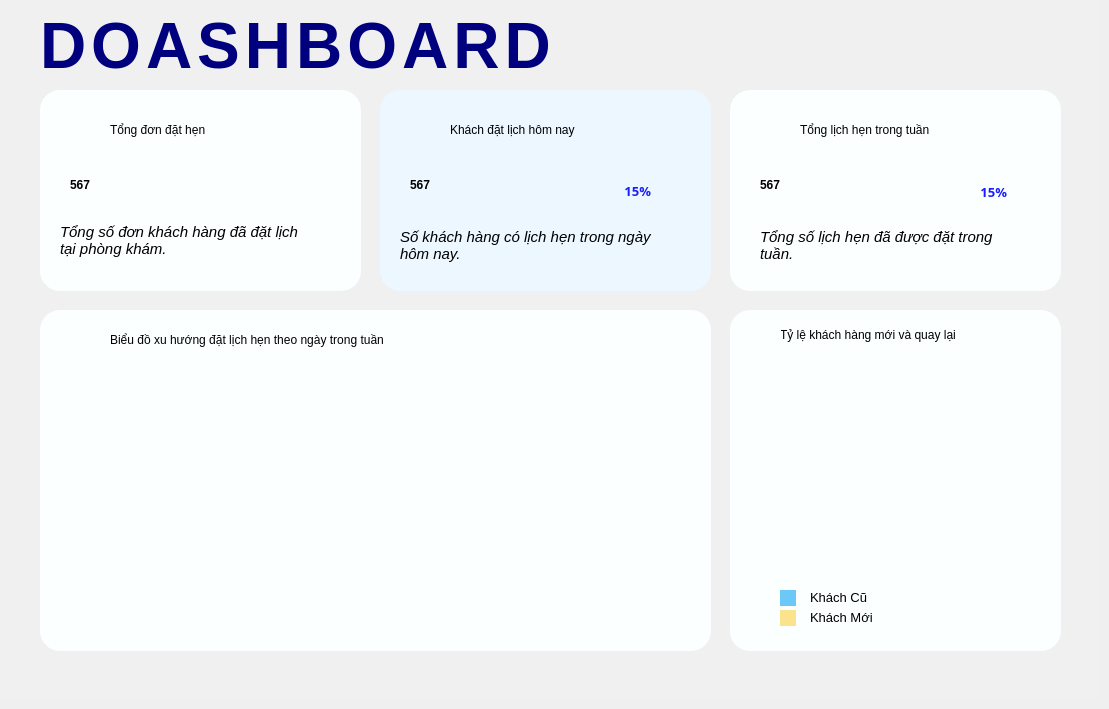
    <widget class="QWidget" name="page_2">
     <widget class="QFrame" name="frame_3">
      <property name="geometry">
       <rect>
        <x>730</x>
        <y>90</y>
        <width>331</width>
        <height>201</height>
       </rect>
      </property>
      <property name="styleSheet">
       <string notr="true">
border-radius:20px;
background-color: rgb(251, 255, 255);
</string>
      </property>
      <property name="frameShape">
       <enum>QFrame::StyledPanel</enum>
      </property>
      <property name="frameShadow">
       <enum>QFrame::Raised</enum>
      </property>
      <widget class="QLabel" name="label_25">
       <property name="geometry">
        <rect>
         <x>20</x>
         <y>20</y>
         <width>41</width>
         <height>41</height>
        </rect>
       </property>
       <property name="text">
        <string/>
       </property>
       <property name="pixmap">
        <pixmap>../../Images/Images_QLLH/ic_schedule.png</pixmap>
       </property>
       <property name="scaledContents">
        <bool>true</bool>
       </property>
      </widget>
      <widget class="QLabel" name="label_28">
       <property name="geometry">
        <rect>
         <x>70</x>
         <y>20</y>
         <width>221</width>
         <height>41</height>
        </rect>
       </property>
       <property name="styleSheet">
        <string notr="true">font: 75 13pt &quot;MS Shell Dlg 2&quot;;</string>
       </property>
       <property name="text">
        <string>&lt;html&gt;&lt;head/&gt;&lt;body&gt;&lt;p&gt;&lt;span style=&quot; font-weight:400;&quot;&gt;Tổng lịch hẹn trong tuần&lt;/span&gt;&lt;/p&gt;&lt;/body&gt;&lt;/html&gt;</string>
       </property>
      </widget>
      <widget class="QLabel" name="label_34">
       <property name="geometry">
        <rect>
         <x>30</x>
         <y>130</y>
         <width>261</width>
         <height>51</height>
        </rect>
       </property>
       <property name="styleSheet">
        <string notr="true">font: 10pt &quot;MS Shell Dlg 2&quot;;
</string>
       </property>
       <property name="text">
        <string>&lt;html&gt;&lt;head/&gt;&lt;body&gt;&lt;p&gt;&lt;span style=&quot; font-size:11pt; font-style:italic;&quot;&gt;Tổng số lịch hẹn đã được đặt trong &lt;br/&gt;tuần.&lt;/span&gt;&lt;/p&gt;&lt;/body&gt;&lt;/html&gt;</string>
       </property>
      </widget>
      <widget class="QWidget" name="widget_3" native="true">
       <property name="geometry">
        <rect>
         <x>30</x>
         <y>60</y>
         <width>251</width>
         <height>71</height>
        </rect>
       </property>
       <widget class="QLabel" name="labelTag3">
        <property name="geometry">
         <rect>
          <x>196</x>
          <y>31</y>
          <width>51</width>
          <height>21</height>
         </rect>
        </property>
        <property name="font">
         <font>
          <family>Segoe UI Black</family>
          <pointsize>10</pointsize>
          <weight>75</weight>
          <bold>true</bold>
         </font>
        </property>
        <property name="styleSheet">
         <string notr="true">color: rgb(26, 29, 255);</string>
        </property>
        <property name="text">
         <string>15%</string>
        </property>
        <property name="alignment">
         <set>Qt::AlignRight|Qt::AlignTrailing|Qt::AlignVCenter</set>
        </property>
       </widget>
       <widget class="QLabel" name="labelSoLieu3">
        <property name="geometry">
         <rect>
          <x>0</x>
          <y>0</y>
          <width>181</width>
          <height>71</height>
         </rect>
        </property>
        <property name="styleSheet">
         <string notr="true">font: 87 26pt &quot;Segoe UI Black&quot;;</string>
        </property>
        <property name="text">
         <string>&lt;html&gt;&lt;head/&gt;&lt;body&gt;&lt;p&gt;&lt;span style=&quot; font-weight:600;&quot;&gt;567&lt;/span&gt;&lt;/p&gt;&lt;/body&gt;&lt;/html&gt;</string>
        </property>
       </widget>
      </widget>
     </widget>
     <widget class="QFrame" name="frame_4">
      <property name="geometry">
       <rect>
        <x>40</x>
        <y>310</y>
        <width>671</width>
        <height>341</height>
       </rect>
      </property>
      <property name="styleSheet">
       <string notr="true">background-color: rgb(251, 249, 248);
border-radius:20px;
background-color: rgb(251, 255, 255);</string>
      </property>
      <property name="frameShape">
       <enum>QFrame::StyledPanel</enum>
      </property>
      <property name="frameShadow">
       <enum>QFrame::Raised</enum>
      </property>
      <widget class="QLabel" name="label_35">
       <property name="geometry">
        <rect>
         <x>70</x>
         <y>10</y>
         <width>401</width>
         <height>41</height>
        </rect>
       </property>
       <property name="styleSheet">
        <string notr="true">font: 75 13pt &quot;MS Shell Dlg 2&quot;;
</string>
       </property>
       <property name="text">
        <string>&lt;html&gt;&lt;head/&gt;&lt;body&gt;&lt;p&gt;Biểu đồ xu hướng đặt lịch hẹn theo ngày trong tuần&lt;/p&gt;&lt;/body&gt;&lt;/html&gt;</string>
       </property>
      </widget>
      <widget class="QLabel" name="label_36">
       <property name="geometry">
        <rect>
         <x>20</x>
         <y>10</y>
         <width>41</width>
         <height>41</height>
        </rect>
       </property>
       <property name="text">
        <string/>
       </property>
       <property name="pixmap">
        <pixmap>../../Images/Images_QLLH/ic_linechart.png</pixmap>
       </property>
       <property name="scaledContents">
        <bool>true</bool>
       </property>
      </widget>
      <widget class="QLabel" name="labelBieuDo">
       <property name="geometry">
        <rect>
         <x>20</x>
         <y>50</y>
         <width>631</width>
         <height>281</height>
        </rect>
       </property>
       <property name="text">
        <string/>
       </property>
       <property name="scaledContents">
        <bool>true</bool>
       </property>
      </widget>
     </widget>
     <widget class="QLabel" name="label_2">
      <property name="geometry">
       <rect>
        <x>0</x>
        <y>0</y>
        <width>1100</width>
        <height>700</height>
       </rect>
      </property>
      <property name="styleSheet">
       <string notr="true">background-color: rgb(240, 240, 240);</string>
      </property>
      <property name="text">
       <string/>
      </property>
     </widget>
     <widget class="QFrame" name="frame_5">
      <property name="geometry">
       <rect>
        <x>730</x>
        <y>310</y>
        <width>331</width>
        <height>341</height>
       </rect>
      </property>
      <property name="styleSheet">
       <string notr="true">background-color: rgb(251, 249, 248);
border-radius:20px;
background-color: rgb(251, 255, 255);</string>
      </property>
      <property name="frameShape">
       <enum>QFrame::StyledPanel</enum>
      </property>
      <property name="frameShadow">
       <enum>QFrame::Raised</enum>
      </property>
      <widget class="QLabel" name="label_37">
       <property name="geometry">
        <rect>
         <x>50</x>
         <y>0</y>
         <width>251</width>
         <height>51</height>
        </rect>
       </property>
       <property name="styleSheet">
        <string notr="true">font: 75 13pt &quot;MS Shell Dlg 2&quot;;
</string>
       </property>
       <property name="text">
        <string>&lt;html&gt;&lt;head/&gt;&lt;body&gt;&lt;p&gt;Tỷ lệ khách hàng mới và quay lại&lt;/p&gt;&lt;/body&gt;&lt;/html&gt;</string>
       </property>
      </widget>
      <widget class="QLabel" name="label_38">
       <property name="geometry">
        <rect>
         <x>20</x>
         <y>10</y>
         <width>31</width>
         <height>31</height>
        </rect>
       </property>
       <property name="text">
        <string/>
       </property>
       <property name="pixmap">
        <pixmap>../../Images/Images_QLLH/ic_piechart.png</pixmap>
       </property>
       <property name="scaledContents">
        <bool>true</bool>
       </property>
      </widget>
      <widget class="QLabel" name="labelBDTron">
       <property name="geometry">
        <rect>
         <x>20</x>
         <y>40</y>
         <width>291</width>
         <height>231</height>
        </rect>
       </property>
       <property name="text">
        <string/>
       </property>
       <property name="scaledContents">
        <bool>true</bool>
       </property>
      </widget>
      <widget class="QLabel" name="label_3">
       <property name="geometry">
        <rect>
         <x>50</x>
         <y>280</y>
         <width>16</width>
         <height>16</height>
        </rect>
       </property>
       <property name="styleSheet">
        <string notr="true">background-color: rgb(107, 200, 247);</string>
       </property>
       <property name="text">
        <string/>
       </property>
      </widget>
      <widget class="QLabel" name="label_4">
       <property name="geometry">
        <rect>
         <x>50</x>
         <y>300</y>
         <width>16</width>
         <height>16</height>
        </rect>
       </property>
       <property name="styleSheet">
        <string notr="true">background-color: rgb(250, 227, 140);</string>
       </property>
       <property name="text">
        <string/>
       </property>
      </widget>
      <widget class="QLabel" name="label_5">
       <property name="geometry">
        <rect>
         <x>80</x>
         <y>280</y>
         <width>81</width>
         <height>16</height>
        </rect>
       </property>
       <property name="text">
        <string>&lt;html&gt;&lt;head/&gt;&lt;body&gt;&lt;p&gt;&lt;span style=&quot; font-size:10pt;&quot;&gt;Khách Cũ&lt;/span&gt;&lt;/p&gt;&lt;/body&gt;&lt;/html&gt;</string>
       </property>
      </widget>
      <widget class="QLabel" name="label_6">
       <property name="geometry">
        <rect>
         <x>80</x>
         <y>300</y>
         <width>81</width>
         <height>16</height>
        </rect>
       </property>
       <property name="text">
        <string>&lt;html&gt;&lt;head/&gt;&lt;body&gt;&lt;p&gt;&lt;span style=&quot; font-size:10pt;&quot;&gt;Khách Mới&lt;/span&gt;&lt;/p&gt;&lt;/body&gt;&lt;/html&gt;</string>
       </property>
      </widget>
     </widget>
     <widget class="QFrame" name="frame_1">
      <property name="geometry">
       <rect>
        <x>40</x>
        <y>90</y>
        <width>321</width>
        <height>201</height>
       </rect>
      </property>
      <property name="styleSheet">
       <string notr="true">
border-radius:20px;
background-color: rgb(251, 255, 255);
</string>
      </property>
      <property name="frameShape">
       <enum>QFrame::StyledPanel</enum>
      </property>
      <property name="frameShadow">
       <enum>QFrame::Raised</enum>
      </property>
      <widget class="QLabel" name="label_23">
       <property name="geometry">
        <rect>
         <x>70</x>
         <y>20</y>
         <width>151</width>
         <height>41</height>
        </rect>
       </property>
       <property name="styleSheet">
        <string notr="true">font: 75 13pt &quot;MS Shell Dlg 2&quot;;
</string>
       </property>
       <property name="text">
        <string>&lt;html&gt;&lt;head/&gt;&lt;body&gt;&lt;p&gt;Tổng đơn đặt hẹn&lt;/p&gt;&lt;/body&gt;&lt;/html&gt;</string>
       </property>
      </widget>
      <widget class="QLabel" name="label_24">
       <property name="geometry">
        <rect>
         <x>20</x>
         <y>20</y>
         <width>41</width>
         <height>41</height>
        </rect>
       </property>
       <property name="text">
        <string/>
       </property>
       <property name="pixmap">
        <pixmap>../../Images/Images_QLLH/ic_customer.png</pixmap>
       </property>
       <property name="scaledContents">
        <bool>true</bool>
       </property>
      </widget>
      <widget class="QLabel" name="label_32">
       <property name="geometry">
        <rect>
         <x>20</x>
         <y>130</y>
         <width>261</width>
         <height>41</height>
        </rect>
       </property>
       <property name="styleSheet">
        <string notr="true">font: 10pt &quot;MS Shell Dlg 2&quot;;
</string>
       </property>
       <property name="text">
        <string>&lt;html&gt;&lt;head/&gt;&lt;body&gt;&lt;p&gt;&lt;span style=&quot; font-size:11pt; font-style:italic;&quot;&gt;Tổng số đơn khách hàng đã đặt lịch&lt;br/&gt;tại phòng khám.&lt;/span&gt;&lt;/p&gt;&lt;/body&gt;&lt;/html&gt;</string>
       </property>
      </widget>
      <widget class="QWidget" name="widget" native="true">
       <property name="geometry">
        <rect>
         <x>30</x>
         <y>60</y>
         <width>251</width>
         <height>71</height>
        </rect>
       </property>
       <widget class="QLabel" name="labelSoLieu1">
        <property name="geometry">
         <rect>
          <x>0</x>
          <y>0</y>
          <width>181</width>
          <height>71</height>
         </rect>
        </property>
        <property name="styleSheet">
         <string notr="true">font: 87 26pt &quot;Segoe UI Black&quot;;</string>
        </property>
        <property name="text">
         <string>&lt;html&gt;&lt;head/&gt;&lt;body&gt;&lt;p&gt;&lt;span style=&quot; font-weight:600;&quot;&gt;567&lt;/span&gt;&lt;/p&gt;&lt;/body&gt;&lt;/html&gt;</string>
        </property>
       </widget>
      </widget>
     </widget>
     <widget class="QFrame" name="frame_2">
      <property name="geometry">
       <rect>
        <x>380</x>
        <y>90</y>
        <width>331</width>
        <height>201</height>
       </rect>
      </property>
      <property name="styleSheet">
       <string notr="true">background-color: rgb(251, 249, 248);
background-color: rgb(237, 247, 255);
border-radius:20px;</string>
      </property>
      <property name="frameShape">
       <enum>QFrame::StyledPanel</enum>
      </property>
      <property name="frameShadow">
       <enum>QFrame::Raised</enum>
      </property>
      <widget class="QLabel" name="label_26">
       <property name="geometry">
        <rect>
         <x>20</x>
         <y>20</y>
         <width>41</width>
         <height>41</height>
        </rect>
       </property>
       <property name="text">
        <string/>
       </property>
       <property name="pixmap">
        <pixmap>../../Images/Images_QLLH/ic_appointment.png</pixmap>
       </property>
       <property name="scaledContents">
        <bool>true</bool>
       </property>
      </widget>
      <widget class="QLabel" name="label_27">
       <property name="geometry">
        <rect>
         <x>70</x>
         <y>20</y>
         <width>201</width>
         <height>41</height>
        </rect>
       </property>
       <property name="styleSheet">
        <string notr="true">font: 75 13pt &quot;MS Shell Dlg 2&quot;;</string>
       </property>
       <property name="text">
        <string>&lt;html&gt;&lt;head/&gt;&lt;body&gt;&lt;p&gt;&lt;span style=&quot; font-weight:400;&quot;&gt;Khách đặt lịch hôm nay&lt;/span&gt;&lt;/p&gt;&lt;/body&gt;&lt;/html&gt;</string>
       </property>
      </widget>
      <widget class="QLabel" name="label_33">
       <property name="geometry">
        <rect>
         <x>20</x>
         <y>130</y>
         <width>261</width>
         <height>51</height>
        </rect>
       </property>
       <property name="styleSheet">
        <string notr="true">font: 10pt &quot;MS Shell Dlg 2&quot;;
</string>
       </property>
       <property name="text">
        <string>&lt;html&gt;&lt;head/&gt;&lt;body&gt;&lt;p&gt;&lt;span style=&quot; font-size:11pt; font-style:italic;&quot;&gt;Số khách hàng có lịch hẹn trong ngày &lt;br/&gt;hôm nay.&lt;/span&gt;&lt;/p&gt;&lt;/body&gt;&lt;/html&gt;</string>
       </property>
      </widget>
      <widget class="QWidget" name="widget_2" native="true">
       <property name="geometry">
        <rect>
         <x>20</x>
         <y>60</y>
         <width>281</width>
         <height>71</height>
        </rect>
       </property>
       <widget class="QLabel" name="labelTag2">
        <property name="geometry">
         <rect>
          <x>200</x>
          <y>31</y>
          <width>51</width>
          <height>20</height>
         </rect>
        </property>
        <property name="font">
         <font>
          <family>Segoe UI Black</family>
          <pointsize>10</pointsize>
          <weight>75</weight>
          <bold>true</bold>
         </font>
        </property>
        <property name="styleSheet">
         <string notr="true">color: rgb(26, 29, 255);
</string>
        </property>
        <property name="text">
         <string>15%</string>
        </property>
        <property name="alignment">
         <set>Qt::AlignRight|Qt::AlignTrailing|Qt::AlignVCenter</set>
        </property>
       </widget>
       <widget class="QLabel" name="labelSoLieu2">
        <property name="geometry">
         <rect>
          <x>10</x>
          <y>0</y>
          <width>171</width>
          <height>71</height>
         </rect>
        </property>
        <property name="styleSheet">
         <string notr="true">font: 87 26pt &quot;Segoe UI Black&quot;;</string>
        </property>
        <property name="text">
         <string>&lt;html&gt;&lt;head/&gt;&lt;body&gt;&lt;p&gt;&lt;span style=&quot; font-weight:600;&quot;&gt;567&lt;/span&gt;&lt;/p&gt;&lt;/body&gt;&lt;/html&gt;</string>
        </property>
       </widget>
      </widget>
     </widget>
     <widget class="QLabel" name="label_22">
      <property name="geometry">
       <rect>
        <x>40</x>
        <y>10</y>
        <width>631</width>
        <height>61</height>
       </rect>
      </property>
      <property name="focusPolicy">
       <enum>Qt::NoFocus</enum>
      </property>
      <property name="styleSheet">
       <string notr="true">QLabel {
    letter-spacing: 5px;
	font: 26pt &quot;Roman&quot;;
	font: 36pt &quot;PMingLiU-ExtB&quot;;
	color: rgb(0, 0, 127);
}</string>
      </property>
      <property name="text">
       <string>&lt;html&gt;&lt;head/&gt;&lt;body&gt;&lt;p&gt;&lt;span style=&quot; font-size:48pt; font-weight:600;&quot;&gt;DOASHBOARD&lt;/span&gt;&lt;/p&gt;&lt;/body&gt;&lt;/html&gt;</string>
      </property>
     </widget>
     <zorder>label_2</zorder>
     <zorder>frame_3</zorder>
     <zorder>frame_4</zorder>
     <zorder>frame_5</zorder>
     <zorder>frame_1</zorder>
     <zorder>frame_2</zorder>
     <zorder>label_22</zorder>
    </widget>
